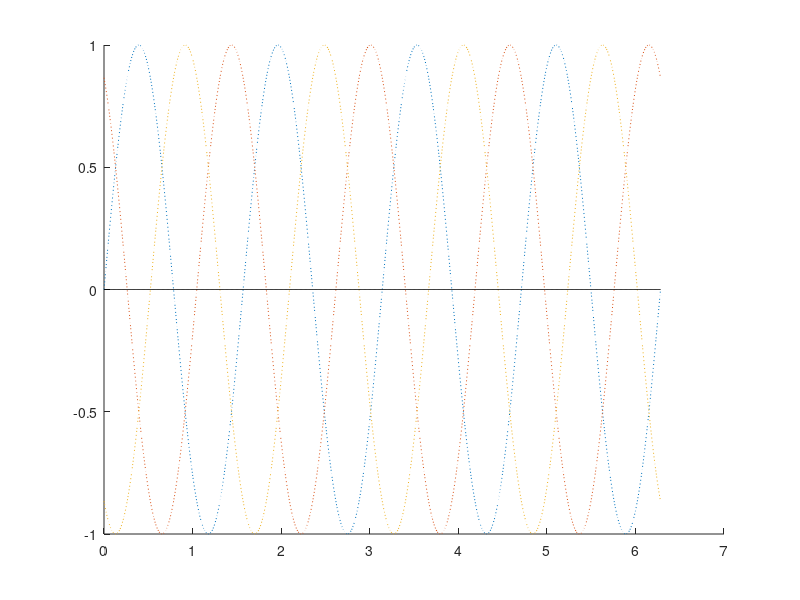

Source code (MATLAB):
B = 3; % number of blades
n = 4; % harmonic of the shaft frequency

phase = 0:2*pi/1000:2*pi;
solution = zeros(size(phase));

figure(1)
clf
hold on

for blade = 1:B
    partial_solution = sin(n*phase + (2*pi*n/B)*(blade-1));
    plot(phase,partial_solution,':');
    solution = solution + partial_solution;
end

plot(phase,solution,'k')
shg
